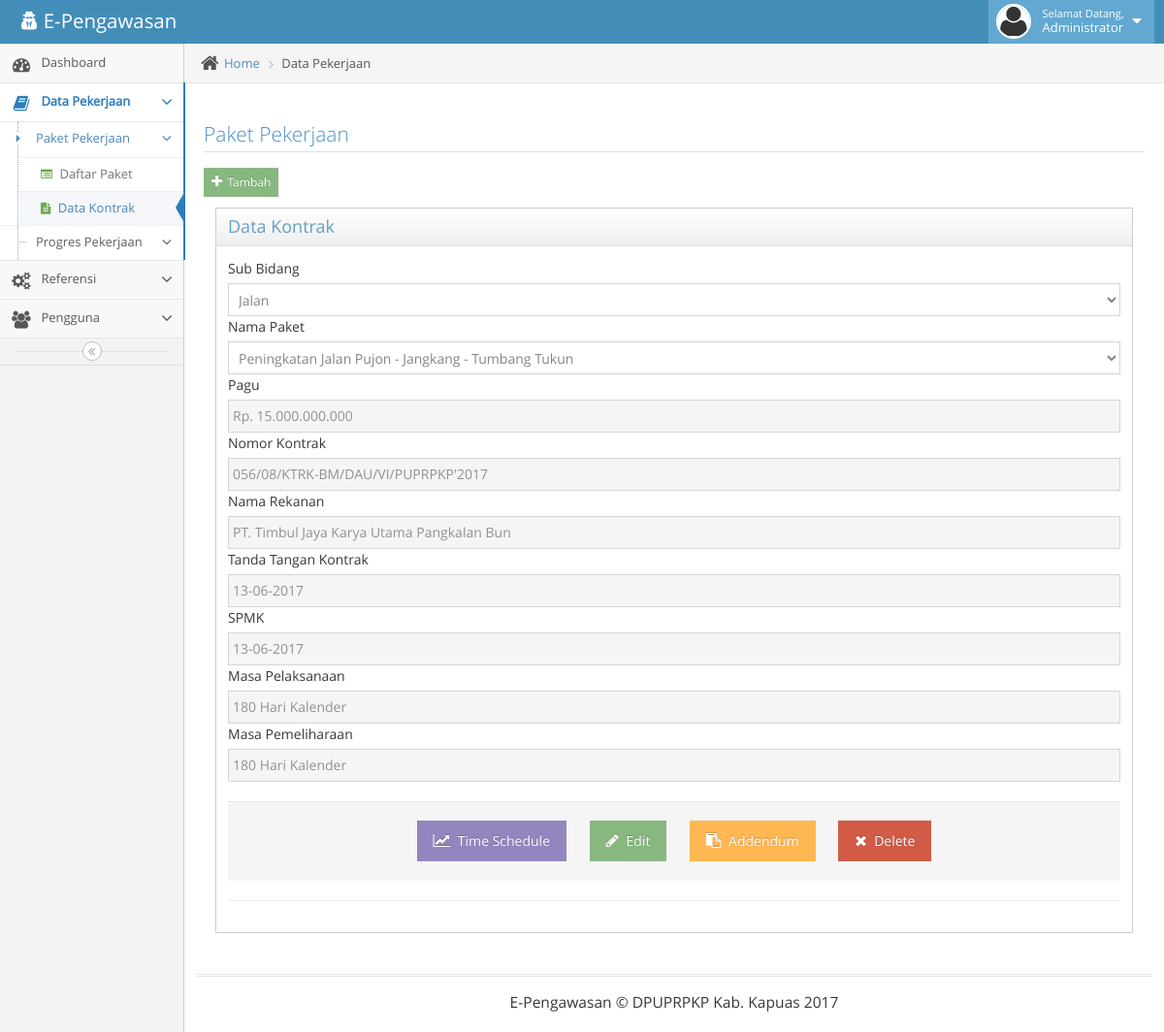
The page /main.php?page=ref-paket&bidang=1&nama=3&data (signed in) on the database its author committed.
### tables this page shows
CREATE TABLE IF NOT EXISTS `dt_kontrak` (
  `idkontrak` int(11) NOT NULL AUTO_INCREMENT,
  `idbidang` int(11) NOT NULL,
  `nmpaket` varchar(255) NOT NULL,
  `pagu` bigint(20) NOT NULL,
  `nokontrak` varchar(255) NOT NULL,
  `idrekanan` int(11) NOT NULL,
  `ttdkontrak` date NOT NULL,
  `spmk` date NOT NULL,
  `pelaksanaan` int(11) NOT NULL,
  `pemeliharaan` int(11) NOT NULL,
  PRIMARY KEY (`idkontrak`)
);

CREATE TABLE IF NOT EXISTS `ref_rekanan` (
  `idrekanan` int(11) NOT NULL AUTO_INCREMENT,
  `nama` varchar(100) NOT NULL,
  `alamat` varchar(150) NOT NULL,
  `telpon` varchar(30) NOT NULL,
  `npwp` varchar(50) NOT NULL,
  `bank` varchar(50) NOT NULL,
  `rek` varchar(30) NOT NULL,
  `ket` varchar(225) NOT NULL,
  PRIMARY KEY (`idrekanan`)
);

### ref-paket.php (the view, shortened to what the rows shown need)
<div class="main-content-inner">
	<div class="page-content">
		<div class="row">
			<div class="col-xs-12">
				<?php
				if(isset($_GET['data'])){
					if(isset($_GET['aksi'])){
						if($_GET['aksi']=='tambah'){
				?>
				<div class="row">
					<div class="space-6"></div>
					<div class="col-md-12">
						<h3 class="header smaller lighter blue">Paket Pekerjaan</h3>
						<div class="clearfix">
							<div class="pull-right tableTools-container"></div>
						</div>
						<div class="col-md-12">
							<div class="widget-box">
								<div class="widget-header">
									<h4 class="widget-title">Tambah Data Kontrak</h4>
								</div>
								<div class="widget-body">
									<div class="widget-main">
										<form method="post">
											<div>
												<label for="form-field-select-3">Sub Bidang</label>
												<br />
												<select name="bidang" class="chosen-select form-control" id="form-field-select-3" data-placeholder="Pilih Sub Bidang ...">
													<?php
													if($_SESSION['bidang']==0){
														?><option value="">  </option><?php
														$q=mysql_query("select * from ref_bidang");
														while($h=mysql_fetch_array($q)){
													?>
													<option value="<?php echo $h['idbidang']; ?>"><?php echo $h['nmbidang']; ?></option>
													<?php
														}
													}else{
														$q=mysql_query("select * from ref_bidang where idbidang=$_SESSION[bidang]");
														$h=mysql_fetch_array($q);
														?>
														<option value="<?php echo $h['idbidang']; ?>"><?php echo $h['nmbidang']; ?></option>
														<?php
													}
													?>
												</select>
											</div>
											<div>
												<label for="form-field-select-3">Nama Paket</label>
												<br />
												<input type="text" id="form-field-1" name="nama" placeholder="Nama Paket" class="form-control" />
											</div>
											<div>
												<label for="form-field-select-3">Pagu</label>
												<br />
												<input type="text" id="uang" data-thousands="." data-decimal="," data-prefix="Rp. " name="pagu" placeholder="Rp." class="form-control" />
											</div>
											<div>
												<label for="form-field-select-3">Nomor Kontrak</label>
												<br />
												<input type="text" id="form-field-1" name="kontrak" placeholder="Nomor Kontrak" class="form-control" />
											</div>
											<div>
												<label for="form-field-select-3">Nama Rekanan</label>
												<br />
												<select name="rekanan" class="chosen-select form-control" id="form-field-select-3" data-placeholder="Pilih Rekanan ...">
													<option value="">  </option>
													<?php
													$q=mysql_query("select * from ref_rekanan");
													while($h=mysql_fetch_array($q)){
													?>
													<option value="<?php echo $h['idrekanan']; ?>"><?php echo $h['nama']; ?></option>
													<?php
													}
													?>
												</select>
											</div>
											<div>
												<label for="form-field-select-3">Tanda Tangan Kontrak</label>
												<br />
												<input class="form-control date-picker" name="ttd" id="id-date-picker-1" type="text" data-date-format="dd-mm-yyyy" />
											</div>
											<div>
												<label for="form-field-select-3">SPMK</label>
												<br />
												<input class="form-control date-picker" name="spmk" id="id-date-picker-1" type="text" data-date-format="dd-mm-yyyy" />
											</div>
											<div>
												<label for="form-field-select-3">Masa Pelaksanaan</label>
												<br />
												<input type="text" id="hari1" data-thousands="." name="pelaksanaan" class="form-control" />
											</div>
											<div>
												<label for="form-field-select-3">Masa Pemeliharaan</label>
												<br />
												<input type="text" id="hari2" data-thousands="." name="pemeliharaan" class="form-control" />
											</div>
											<div class="form-actions center">
												<button class="btn btn-info" name="add" type="submit">
													<i class="ace-icon fa fa-check bigger-110"></i>
													Submit
												</button>
												&nbsp; &nbsp; &nbsp;
												<button class="btn btn-danger" type="button" onclick="location.href='?page=ref-paket&data'">
													<i class="ace-icon fa fa-close bigger-110"></i>
													Cancel
												</button>
											</div>
										</form>
										<hr />
									</div>
								</div>
							</div>
						</div>
					</div>
				</div>
				<?php
						}else if($_GET['aksi']=='edit'){
							$id=$_GET['id'];
							$q=mysql_query("select * from ref_rekanan where idrekanan=$id");
							$h=mysql_fetch_array($q);
				?>
				<div class="row">
					<div class="space-6"></div>
					<div class="col-md-12">
						<h3 class="header smaller lighter blue">Paket Pekerjaan</h3>
						<button class="btn btn-xs btn-success" onclick="location.href='?page=ref-paket&aksi=tambah&data'">
							<i class="ace-icon fa fa-plus bigger-120"></i>
							Tambah
						</button>
						<div class="clearfix">
							<div class="pull-right tableTools-container"></div>
						</div>
						<div class="col-md-12">
							<div class="widget-box">
								<div class="widget-header">
									<h4 class="widget-title">Data Kontrak</h4>
								</div>
								<div class="widget-body">
									<div class="widget-main">
										<form method="post">
											<div>
												<label for="form-field-select-3">Sub Bidang</label>
												<br />
												<select name="bidang" class="chosen-select form-control" id="form-field-select-3" data-placeholder="Pilih Sub Bidang ...">
													<?php
													if($_SESSION['bidang']==0){
														?><option value="">  </option><?php
														$q=mysql_query("select * from ref_bidang");
														while($h=mysql_fetch_array($q)){
													?>
													<option value="<?php echo $h['idbidang']; ?>"><?php echo $h['nmbidang']; ?></option>
													<?php
														}
													}else{
														$q=mysql_query("select * from ref_bidang where idbidang=$_SESSION[bidang]");
														$h=mysql_fetch_array($q);
														?>
														<option value="<?php echo $h['idbidang']; ?>"><?php echo $h['nmbidang']; ?></option>
														<?php
													}
													?>
												</select>
											</div>
											<div>
												<label for="form-field-select-3">Nama Paket</label>
												<br />
												<input type="text" id="form-field-1" name="nama" placeholder="Nama Paket" class="form-control" />
											</div>
											<div>
												<label for="form-field-select-3">Pagu</label>
												<br />
												<input type="text" id="uang" data-thousands="." data-decimal="," data-prefix="Rp. " name="pagu" placeholder="Rp." class="form-control" />
											</div>
											<div>
												<label for="form-field-select-3">Nomor Kontrak</label>
												<br />
												<input type="text" id="form-field-1" name="kontrak" placeholder="Nomor Kontrak" class="form-control" />
											</div>
											<div>
												<label for="form-field-select-3">Nama Rekanan</label>
												<br />
												<select name="rekanan" class="chosen-select form-control" id="form-field-select-3" data-placeholder="Pilih Rekanan ...">
													<option value="">  </option>
													<?php
													$q=mysql_query("select * from ref_rekanan");
													while($h=mysql_fetch_array($q)){
													?>
													<option value="<?php echo $h['idrekanan']; ?>"><?php echo $h['nama']; ?></option>
													<?php
													}
													?>
												</select>
											</div>
											<div>
												<label for="form-field-select-3">Tanda Tangan Kontrak</label>
												<br />
												<input class="form-control date-picker" name="ttd" id="id-date-picker-1" type="text" data-date-format="dd-mm-yyyy" />
											</div>
											<div>
												<label for="form-field-select-3">SPMK</label>
												<br />
												<input class="form-control date-picker" name="spmk" id="id-date-picker-1" type="text" data-date-format="dd-mm-yyyy" />
											</div>
											<div>
												<label for="form-field-select-3">Masa Pelaksanaan</label>
												<br />
												<input type="text" id="hari1" data-thousands="." name="pelaksanaan" class="form-control" />
											</div>
											<div>
												<label for="form-field-select-3">Masa Pemeliharaan</label>
												<br />
												<input type="text" id="hari2" data-thousands="." name="pemeliharaan" class="form-control" />
											</div>
											<div class="form-actions center">
												<button class="btn btn-info" name="add" type="submit">
													<i class="ace-icon fa fa-check bigger-110"></i>
													Submit
												</button>
												&nbsp; &nbsp; &nbsp;
												<button class="btn btn-danger" type="button" onclick="location.href='?page=ref-rekanan'">
													<i class="ace-icon fa fa-close bigger-110"></i>
													Cancel
												</button>
											</div>
										</form>
										<hr />
									</div>
								</div>
							</div>
						</div>
					</div>
				</div>
				<?php
						}else if($_GET['aksi']=='tsrencana'){
							$id=$_GET['paket'];
							$q=mysql_query("select * from dt_kontrak where idkontrak=$id");
							$h=mysql_fetch_array($q);
							$q=mysql_query("select * from dt_schedule where idkontrak=$id");
							$sch=mysql_fetch_array($q);
							$rencana=explode(';',$sch['rencana']);
							$awal=strtotime($h['ttdkontrak']);
							$akhir=strtotime("+".($h['pelaksanaan']-1)." days", $awal);
							$awal1=date('Y-m',strtotime($h['ttdkontrak']));
							$akhir1=date('Y-m',$akhir);
							$awal1=strtotime($awal1);
							$akhir1=strtotime($akhir1);
							$thawal=date('Y',$awal);
							$thakhir=date('Y',$akhir);
							$blnawal=date('m',$awal);
							$blnakhir=date('m',$akhir);
							$bulan=(($thakhir-$thawal)*12)+($blnakhir-$blnawal);
				?>
				<div class="row">
					<div class="space-6"></div>
					<div class="col-md-12">
						<h3 class="header smaller lighter blue">Paket Pekerjaan - <?php echo "[ $h[nmpaket] ]"; ?></h3>
						<div class="clearfix">
							<div class="pull-right tableTools-container"></div>
						</div>
						<div class="col-md-12">
							<div class="widget-box">
								<div class="widget-header">
									<h4 class="widget-title">Data Kontrak</h4>
								</div>
								<div class="widget-body">
									<div class="widget-main">
										<form method="post">
											<div class="col-sm-4">
												<label for="form-field-select-3">Tanggal Mulai Kontrak</label>
												<br />
												<input type="text" id="form-field-1" value="<?php echo date('d-m-Y',$awal); ?>" class="form-control" readonly />
											</div>
											<div class="col-sm-4">
												<label for="form-field-select-3">Masa Pelaksanaan</label>
												<br />
												<input type="text" id="form-field-1" value="<?php echo "$h[pelaksanaan] Hari Kalender"; ?>" class="form-control" readonly />
											</div>
											<div class="col-sm-4">
												<label for="form-field-select-3">Tanggal Akhir Kontrak</label>
												<br />
												<input type="text" id="form-field-1" value="<?php echo date('d-m-Y',$akhir); ?>" class="form-control" readonly />
											</div>
											<div class="clearfix"></div>
										</form>
										<hr />
									</div>
								</div>
							</div>
						</div>
						<div class="col-md-12">
							<div class="widget-box">
								<div class="widget-header">
									<h4 class="widget-title">Time Schedule Rencana</h4>
								</div>
								<div class="widget-body">
									<div class="widget-main">
										<form method="post">
											<input type="hidden" name="id" value="<?php echo $id; ?>" />
											<div>
												<div id="tsrenc" style="height: 550px;"></div>
											</div>
											<?php
											$y=0;
											while($awal1 <= $akhir1){
											?>
											<div class="col-sm-2">
												<label for="form-field-select-3"><?php echo bulanindo(date('n',$awal1)); ?></label>
												<br />
												<input type="text" value="<?php echo $rencana[$y]; ?>" name="tsrenc[]" class="form-control" />
											</div>
											<?php
												$y++;
												$awal1 = strtotime("+1 months", $awal1);
											}
											?>
											<div class="clearfix"></div>
											<div class="form-actions center">
												<button class="btn btn-info" name="savetsrenc" type="submit">
													<i class="ace-icon fa fa-check bigger-110"></i>
													Submit
												</button>
												&nbsp; &nbsp; &nbsp;
												<button class="btn btn-success" type="button" onclick="location.href='?page=ref-paket&data'">
													<i class="ace-icon fa fa-close bigger-110"></i>
													Finish
												</button>
											</div>
										</form>
										<hr />
									</div>
								</div>
							</div>
						</div>
					</div>
				</div>
				<?php
						}
					}else{
						if(isset($_GET['bidang'])){
							if($_SESSION['bidang']==0){
								$bidang=$_GET['bidang'];
							}else{
								$bidang=$_SESSION['bidang'];
							}
						}else{
							if($_SESSION['bidang']==0){
								$bidang='';
							}else{
								$bidang=$_SESSION['bidang'];
							}
						}
						if(isset($_GET['nama'])){
							$nama=$_GET['nama'];
						}else{
							$nama='';
						}
						if(!empty($nama)){
							$qq=mysql_query("select * from dt_kontrak where idkontrak=$nama");
							$hh=mysql_fetch_array($qq);
							$qq=mysql_query("select * from ref_rekanan where idrekanan=$hh[idrekanan]");
							$rekanan=mysql_fetch_array($qq);
						}
				?>
				<div class="row">
					<div class="col-md-12">
						<div class="col-md-12">
							<div class="widget-box">
								<div class="widget-body">
									<div class="widget-main">
										<form method="get">
													<?php
													$q=mysql_query("select * from dt_kontrak where idbidang=$bidang");
													?>
											<?php
											if(!empty($nama)){
											?>
											<div>
												<label for="form-field-select-3">Pagu</label>
												<br />
												<input type="text" class="form-control" value="Rp. <?php echo number_format($hh['pagu'],0,',','.'); ?>" readonly />
											</div>
											<div>
												<label for="form-field-select-3">Nomor Kontrak</label>
												<br />
												<input type="text" id="form-field-1" value="<?php echo $hh['nokontrak']; ?>" class="form-control" readonly />
											</div>
											<div>
												<label for="form-field-select-3">Nama Rekanan</label>
												<br />
												<input type="text" class="form-control" value="<?php echo $rekanan['nama']; ?>" readonly />
											</div>
											<div>
												<label for="form-field-select-3">Tanda Tangan Kontrak</label>
												<br />
												<input class="form-control" type="text" value="<?php echo date('d-m-Y',strtotime($hh['ttdkontrak'])); ?>" readonly />
											</div>
											<div>
												<label for="form-field-select-3">SPMK</label>
												<br />
												<input class="form-control" type="text" value="<?php echo date('d-m-Y',strtotime($hh['spmk'])); ?>" readonly />
											</div>
											<div>
												<label for="form-field-select-3">Masa Pelaksanaan</label>
												<br />
												<input type="text" class="form-control" value="<?php echo $hh['pelaksanaan']; ?> Hari Kalender" readonly />
											</div>
											<div>
												<label for="form-field-select-3">Masa Pemeliharaan</label>
												<br />
												<input type="text" class="form-control" value="<?php echo $hh['pemeliharaan']; ?> Hari Kalender" readonly />
											</div>
											<?php
											}
											?>
										</form>
									</div>
								</div>
							</div>
						</div>
					</div>
				</div>
				<?php
					}
				}
				?>
			</div>
		</div>
	</div>
</div>

### rows shown on the page
dt_kontrak: pagu "Rp. 15.000.000.000", nokontrak "056/08/KTRK-BM/DAU/VI/PUPRPKP'2017", ttdkontrak "13-06-2017", spmk "13-06-2017", pelaksanaan "180 Hari Kalender", pemeliharaan "180 Hari Kalender"
ref_rekanan: nama "PT. Timbul Jaya Karya Utama Pangkalan Bun"

### other values the page prints
$_SESSION['nama'] "Administrator"
form field bidang "Jalan"
form field nama "Peningkatan Jalan Pujon - Jangkang - Tumbang Tukun"
